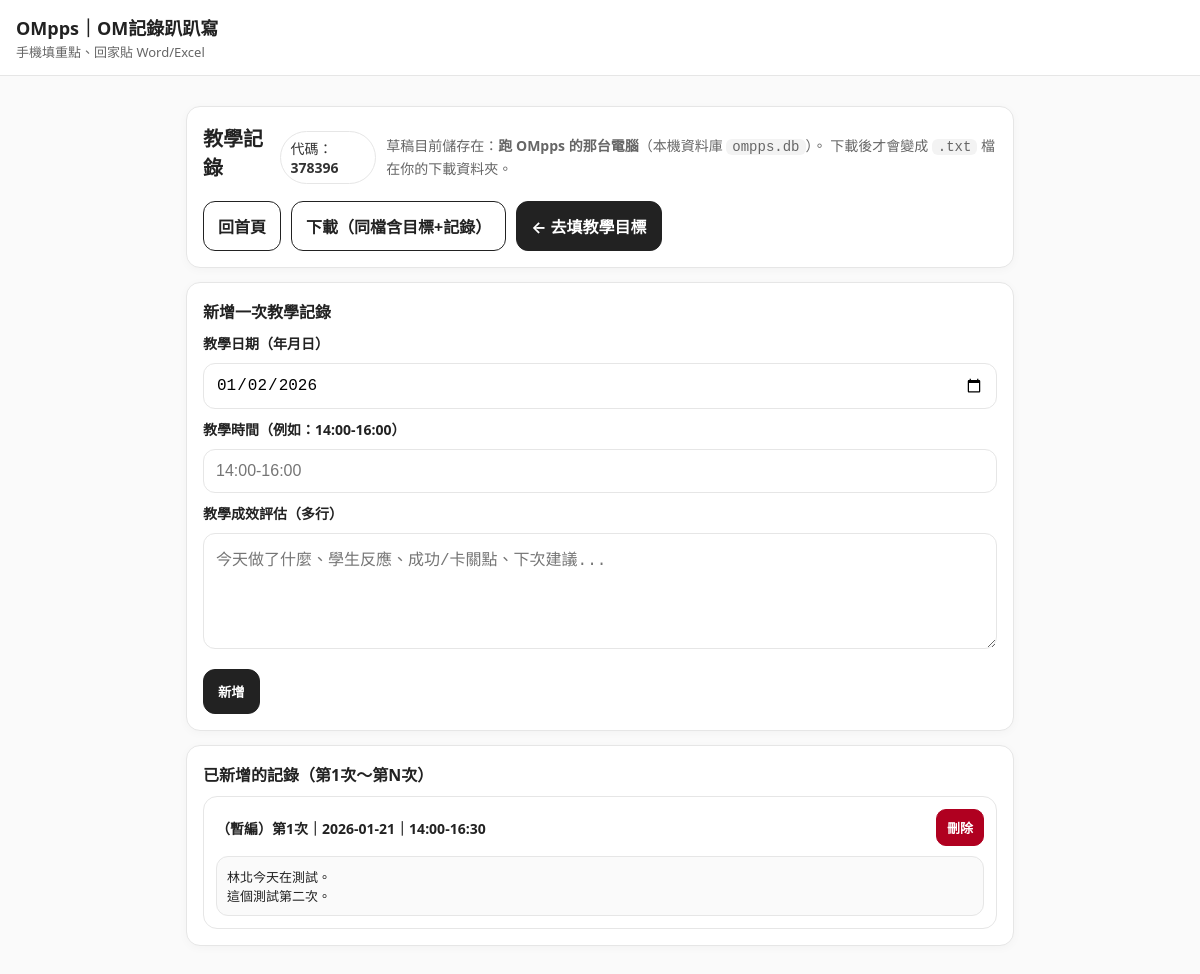
The app's page /records/378396 with its own data.
### tables this page shows
CREATE TABLE records (
                id INTEGER PRIMARY KEY AUTOINCREMENT,
                workspace_id INTEGER NOT NULL,
                teach_date TEXT NOT NULL,
                teach_time TEXT NOT NULL,
                effectiveness TEXT NOT NULL,
                created_at TEXT NOT NULL,
                FOREIGN KEY (workspace_id) REFERENCES workspaces(id) ON DELETE CASCADE
            );

### app.py (the view, shortened to what this page needs)
@app.route("/records/<code>", methods=["GET", "POST"])
def records(code: str):
    ws = get_workspace_by_code(code)
    if not ws:
        flash("找不到這個代碼。")
        return redirect(url_for("home"))
    ws_id = ws["id"]
    recs = get_records(ws_id)
    return render_template("records.html", code=code, records=recs, today=today_ymd())

### app.py (called while the page is built)
def get_conn() -> sqlite3.Connection:
    conn = sqlite3.connect(DB_PATH)
    conn.row_factory = sqlite3.Row
    return conn

def today_ymd() -> str:
    return datetime.now().strftime("%Y-%m-%d")

def get_workspace_by_code(code: str) -> sqlite3.Row | None:
    with get_conn() as conn:
        return conn.execute("SELECT * FROM workspaces WHERE code=?", (code,)).fetchone()

def get_records(ws_id: int) -> list[sqlite3.Row]:
    with get_conn() as conn:
        return conn.execute(
            "SELECT * FROM records WHERE workspace_id=? ORDER BY created_at ASC, id ASC",
            (ws_id,)
        ).fetchall()

### templates/records.html (shortened to what this page needs)
{% extends "base.html" %}
{% block content %}
<section class="card">
  <div class="row-between">
    <h1>教學記錄</h1>
    <div class="badge">代碼：<strong>{{ code }}</strong></div>
    <p class="hint">
      草稿目前儲存在：<strong>跑 OMpps 的那台電腦</strong>（本機資料庫 <code>ompps.db</code>）。
      下載後才會變成 <code>.txt</code> 檔在你的下載資料夾。
    </p>
  </div>
  <div class="btnrow">
    <a class="btn btn-secondary" href="{{ url_for('home') }}">回首頁</a>
    <a class="btn btn-secondary" href="{{ url_for('export', code=code) }}">下載（同檔含目標+記錄）</a>
    <a class="btn" href="{{ url_for('objectives', code=code) }}">← 去填教學目標</a>
  </div>
</section>
<section class="card">
  <h2 class="h2">新增一次教學記錄</h2>
  <form method="post" class="form">
    <label class="label" for="teach_date">教學日期（年月日）</label>
    <input id="teach_date" name="teach_date" class="input" type="date" value="{{ today }}" required />
    <label class="label" for="teach_time">教學時間（例如：14:00-16:00）</label>
    <input id="teach_time" name="teach_time" class="input" placeholder="14:00-16:00" required />
    <label class="label" for="effectiveness">教學成效評估（多行）</label>
    <textarea id="effectiveness" name="effectiveness" class="textarea" rows="5"
      placeholder="今天做了什麼、學生反應、成功/卡關點、下次建議..."></textarea>
    <div class="btnrow">
      <button class="btn" type="submit">新增</button>
    </div>
  </form>
</section>
<section class="card">
  <h2 class="h2">已新增的記錄（第1次～第N次）</h2>
  {% if records %}
    <div class="list">
      {% for r in records %}
        <div class="list-item">
          <div class="list-head">
            <div class="list-title">（暫編）第{{ loop.index }}次｜{{ r['teach_date'] }}｜{{ r['teach_time'] }}</div>
            <form method="post" class="inline">
              <button class="btn btn-danger btn-small" type="submit">刪除</button>
            </form>
          </div>
          <pre class="pre">{{ r['effectiveness'] }}</pre>
        </div>
      {% endfor %}
    </div>
  {% else %}
    <p class="hint">目前還沒有任何記錄。你可以先新增第1次。</p>
  {% endif %}
</section>
{% endblock %}

### static/style.css (style rules this page uses)
:root { --max: 860px; --pad: 16px; --radius: 14px; --border: #e6e6e6; --text: #222; --muted: #666; --bg: #fafafa; --card: #ffffff; }
* { box-sizing: border-box; }
body { margin: 0; font-family: system-ui, -apple-system, "Segoe UI", Arial, "Noto Sans TC", sans-serif; color: var(--text); background: var(--bg); }
.card { background: var(--card); border: 1px solid var(--border); border-radius: var(--radius); padding: 16px; margin: 14px 0; box-shadow: 0 2px 10px rgba(0,0,0,0.03); }
h1 { font-size: 20px; margin: 0 0 10px; }
.h2 { font-size: 16px; margin: 0 0 10px; }
p { margin: 8px 0; }
.hint { color: var(--muted); font-size: 14px; line-height: 1.5; }
.btnrow { display: flex; flex-wrap: wrap; gap: 10px; margin-top: 10px; }
.btn { display: inline-flex; align-items: center; justify-content: center; padding: 12px 14px; border-radius: 12px; border: 1px solid #222; background: #222; color: #fff; text-decoration: none; cursor: pointer; font-weight: 700; }
.btn-secondary { background: #fff; color: #222; }
.btn-danger { background: #b00020; border-color: #b00020; color: #fff; }
.btn-small { padding: 8px 10px; border-radius: 10px; font-weight: 700; font-size: 13px; }
.form { display: grid; gap: 10px; }
.label { font-weight: 800; font-size: 14px; }
.input, .select, .textarea { width: 100%; padding: 12px 12px; border-radius: 12px; border: 1px solid var(--border); font-size: 16px; background: #fff; }
.textarea { resize: vertical; }
.row-between { display: flex; align-items: center; justify-content: space-between; gap: 10px; }
.badge { padding: 6px 10px; border-radius: 999px; border: 1px solid var(--border); color: #333; background: #fff; font-size: 14px; }
.list { display: grid; gap: 12px; }
.list-item { border: 1px solid var(--border); border-radius: var(--radius); padding: 12px; }
.list-head { display: flex; justify-content: space-between; align-items: center; gap: 10px; }
.list-title { font-weight: 800; font-size: 14px; }
.inline { margin: 0; }
.pre { white-space: pre-wrap; word-break: break-word; margin: 10px 0 0; color: #222; background: #fafafa; border: 1px solid var(--border); border-radius: 12px; padding: 10px; }
code { background: #f3f3f3; padding: 0 6px; border-radius: 6px; }

### records on screen
records: teach_date "2026-01-21", teach_time "14:00-16:30", effectiveness "林北今天在測試。 這個測試第二次。"

### other values on screen
{{ code }} "378396"
